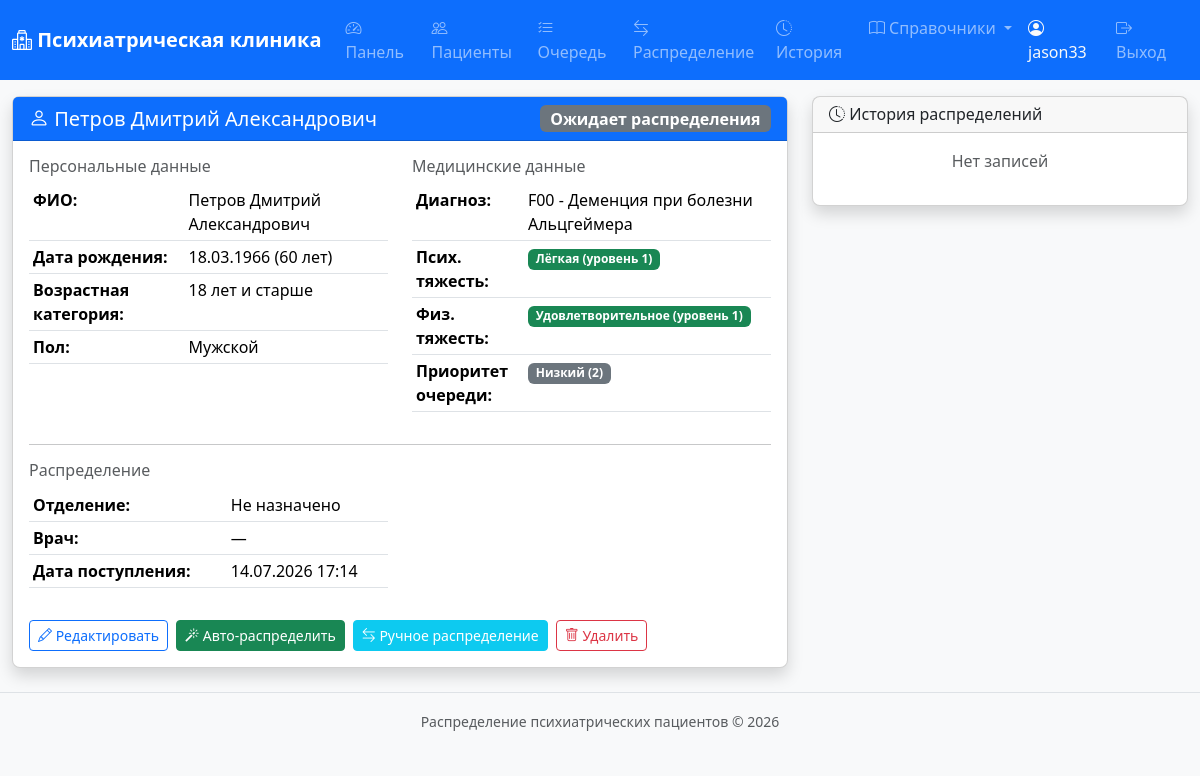
Page /patients/2/ (signed in) on the committed database.
### apps/accounts/models.py (models this page shows, shortened)
class User(AbstractUser):
    ROLE_CHOICES = [
        ('doctor', 'Врач приёмного отделения'),
        ('senior_nurse', 'Старшая медсестра'),
        ('admin', 'Администратор'),
    ]
    role = models.CharField(max_length=20, choices=ROLE_CHOICES, default='doctor', verbose_name='Роль')
    phone = models.CharField(max_length=20, blank=True, verbose_name='Телефон')
    class Meta:
        verbose_name = 'Пользователь'
        verbose_name_plural = 'Пользователи'

### apps/patients/models.py (models this page shows, shortened)
class Patient(models.Model):
    STATUS_CHOICES = [
        ('waiting', 'Ожидает распределения'),
        ('assigned', 'Распределён'),
        ('hospitalized', 'Госпитализирован'),
        ('rejected', 'Отказ'),
    ]
    last_name = models.CharField(max_length=100, verbose_name='Фамилия')
    first_name = models.CharField(max_length=100, verbose_name='Имя')
    patronymic = models.CharField(max_length=100, blank=True, verbose_name='Отчество')
    date_of_birth = models.DateField(verbose_name='Дата рождения')
    gender = models.ForeignKey(Gender, on_delete=models.PROTECT, verbose_name='Пол')
    diagnosis = models.ForeignKey(Diagnosis, on_delete=models.PROTECT, verbose_name='Диагноз (МКБ-11)')
    mental_severity = models.ForeignKey(
        MentalSeverity, on_delete=models.PROTECT, verbose_name='Тяжесть психического состояния'
    )
    physical_severity = models.ForeignKey(
        PhysicalSeverity, on_delete=models.PROTECT, verbose_name='Тяжесть физического состояния'
    )
    admission_date = models.DateTimeField(default=timezone.now, verbose_name='Дата и время поступления')
    status = models.CharField(
        max_length=20, choices=STATUS_CHOICES, default='waiting', verbose_name='Статус'
    )
    department = models.ForeignKey(
        Department, on_delete=models.SET_NULL, null=True, blank=True,
        verbose_name='Назначенное отделение'
    )
    assigned_by = models.ForeignKey(
        settings.AUTH_USER_MODEL, on_delete=models.SET_NULL, null=True, blank=True,
        verbose_name='Распределено (врач)'
    )
    assignment_note = models.TextField(blank=True, verbose_name='Примечание к распределению')
    created_at = models.DateTimeField(auto_now_add=True, verbose_name='Создано')
    updated_at = models.DateTimeField(auto_now=True, verbose_name='Обновлено')
    class Meta:
        verbose_name = 'Пациент'
        verbose_name_plural = 'Пациенты'
        ordering = ['-admission_date']
    @property
    def age(self):
        today = date.today()
        return today.year - self.date_of_birth.year - (
            (today.month, today.day) < (self.date_of_birth.month, self.date_of_birth.day)
        )
    @property
    def age_category_display(self):
        return 'До 18 лет' if self.age < 18 else '18 лет и старше'
    @property
    def full_name(self):
        return f'{self.last_name} {self.first_name} {self.patronymic}'.strip()
    @property
    def severity_priority(self):
        return self.mental_severity.level + self.physical_severity.level
    @property
    def severity_priority_display(self):
        score = self.severity_priority
        if score >= 7:
            return 'Критический'
        if score >= 5:
            return 'Высокий'
        if score >= 3:
            return 'Средний'
        return 'Низкий'

### apps/references/models.py (models this page shows, shortened)
class Gender(models.Model):
    name = models.CharField(max_length=20, unique=True, verbose_name='Название')
    class Meta:
        verbose_name = 'Пол'
        verbose_name_plural = 'Пол'
        ordering = ['name']
    def __str__(self):
        return self.name

class Diagnosis(models.Model):
    code = models.CharField(max_length=10, verbose_name='Код МКБ-11')
    name = models.CharField(max_length=500, verbose_name='Название')
    block = models.CharField(max_length=200, blank=True, verbose_name='Блок МКБ')
    chapter = models.CharField(max_length=200, blank=True, verbose_name='Класс МКБ')
    parent = models.ForeignKey(
        'self', on_delete=models.SET_NULL, null=True, blank=True,
        related_name='children', verbose_name='Родительский диагноз'
    )
    class Meta:
        verbose_name = 'Диагноз МКБ-11'
        verbose_name_plural = 'Диагнозы МКБ-11'
        ordering = ['code']
    def __str__(self):
        return f'{self.code} - {self.name}'

class MentalSeverity(models.Model):
    name = models.CharField(max_length=50, unique=True, verbose_name='Название')
    level = models.PositiveIntegerField(unique=True, verbose_name='Уровень (1-4)')
    class Meta:
        verbose_name = 'Тяжесть психического состояния'
        verbose_name_plural = 'Тяжести психических состояний'
        ordering = ['level']
    def __str__(self):
        return f'{self.name} (уровень {self.level})'

class PhysicalSeverity(models.Model):
    name = models.CharField(max_length=50, unique=True, verbose_name='Название')
    level = models.PositiveIntegerField(unique=True, verbose_name='Уровень (1-4)')
    class Meta:
        verbose_name = 'Тяжесть физического состояния'
        verbose_name_plural = 'Тяжести физических состояний'
        ordering = ['level']
    def __str__(self):
        return f'{self.name} (уровень {self.level})'

### apps/patients/views.py (the view)
# urls.py: path('<int:pk>/', views.patient_detail_view, name='detail'),
@login_required
def patient_detail_view(request, pk):
    patient = get_object_or_404(
        Patient.objects.select_related(
            'gender', 'diagnosis', 'mental_severity', 'physical_severity', 'department', 'assigned_by'
        ), pk=pk
    )
    logs = patient.assignment_logs.select_related('from_department', 'to_department', 'assigned_by')[:20]
    return render(request, 'patients/patient_detail.html', {'patient': patient, 'logs': logs})

### apps/patients/templates/patients/patient_detail.html (shortened to what this page needs)
{% extends "base.html" %}
{% block content %}
<div class="row mt-3">
    <div class="col-md-8">
        <div class="card shadow">
            <div class="card-header bg-primary text-white d-flex justify-content-between align-items-center">
                <h5 class="mb-0"><i class="bi bi-person"></i> {{ patient.full_name }}</h5>
                <span class="badge bg-{% if patient.status == 'waiting' %}secondary{% elif patient.status == 'assigned' %}info{% elif patient.status == 'hospitalized' %}success{% else %}dark{% endif %} fs-6">
                    {{ patient.get_status_display }}
                </span>
            </div>
            <div class="card-body">
                <div class="row">
                    <div class="col-md-6">
                        <h6 class="text-muted">Персональные данные</h6>
                        <table class="table table-sm">
                            <tr><td><strong>ФИО:</strong></td><td>{{ patient.full_name }}</td></tr>
                            <tr><td><strong>Дата рождения:</strong></td><td>{{ patient.date_of_birth|date:"d.m.Y" }} ({{ patient.age }} лет)</td></tr>
                            <tr><td><strong>Возрастная категория:</strong></td><td>{{ patient.age_category_display }}</td></tr>
                            <tr><td><strong>Пол:</strong></td><td>{{ patient.gender }}</td></tr>
                        </table>
                    </div>
                    <div class="col-md-6">
                        <h6 class="text-muted">Медицинские данные</h6>
                        <table class="table table-sm">
                            <tr><td><strong>Диагноз:</strong></td><td>{{ patient.diagnosis }}</td></tr>
                            <tr><td><strong>Псих. тяжесть:</strong></td>
                                <td><span class="badge bg-{% if patient.mental_severity.level <= 2 %}success{% elif patient.mental_severity.level == 3 %}warning{% else %}danger{% endif %}">
                                    {{ patient.mental_severity }}
                                </span></td></tr>
                            <tr><td><strong>Физ. тяжесть:</strong></td>
                                <td><span class="badge bg-{% if patient.physical_severity.level <= 2 %}success{% elif patient.physical_severity.level == 3 %}warning{% else %}danger{% endif %}">
                                    {{ patient.physical_severity }}
                                </span></td></tr>
                            <tr><td><strong>Приоритет очереди:</strong></td>
                                <td>
                                    {% if patient.severity_priority >= 7 %}
                                    <span class="badge bg-danger">{{ patient.severity_priority_display }} ({{ patient.severity_priority }})</span>
                                    {% elif patient.severity_priority >= 5 %}
                                    <span class="badge bg-warning text-dark">{{ patient.severity_priority_display }} ({{ patient.severity_priority }})</span>
                                    {% elif patient.severity_priority >= 3 %}
                                    <span class="badge bg-info">{{ patient.severity_priority_display }} ({{ patient.severity_priority }})</span>
                                    {% else %}
                                    <span class="badge bg-secondary">{{ patient.severity_priority_display }} ({{ patient.severity_priority }})</span>
                                    {% endif %}
                                </td></tr>
                        </table>
                    </div>
                </div>
                <hr>
                <div class="row">
                    <div class="col-md-6">
                        <h6 class="text-muted">Распределение</h6>
                        <table class="table table-sm">
                            <tr><td><strong>Отделение:</strong></td>
                                <td>{{ patient.department.name|default:"Не назначено" }}</td></tr>
                            <tr><td><strong>Врач:</strong></td>
                                <td>{{ patient.assigned_by.get_full_name|default:"—" }}</td></tr>
                            <tr><td><strong>Дата поступления:</strong></td>
                                <td>{{ patient.admission_date|date:"d.m.Y H:i" }}</td></tr>
                        </table>
                    </div>
                    <div class="col-md-6">
                    </div>
                </div>
                <div class="d-flex gap-2 mt-3">
                    <a href="{% url 'patients:edit' pk=patient.pk %}" class="btn btn-outline-primary btn-sm">
                        <i class="bi bi-pencil"></i> Редактировать
                    </a>
                    {% if patient.status == 'waiting' %}
                    <button class="btn btn-success btn-sm" id="autoDistributeBtn">
                        <i class="bi bi-magic"></i> Авто-распределить
                    </button>
                    <a href="{% url 'distribution:manual_assign' %}?patient_id={{ patient.pk }}" class="btn btn-info btn-sm text-white">
                        <i class="bi bi-arrow-left-right"></i> Ручное распределение
                    </a>
                    {% endif %}
                    <a href="{% url 'patients:delete' pk=patient.pk %}" class="btn btn-outline-danger btn-sm">
                        <i class="bi bi-trash"></i> Удалить
                    </a>
                </div>
            </div>
        </div>
    </div>
    <div class="col-md-4">
        <div class="card shadow">
            <div class="card-header">
                <h6 class="mb-0"><i class="bi bi-clock-history"></i> История распределений</h6>
            </div>
            <div class="card-body" style="max-height: 400px; overflow-y: auto;">
                {% for log in logs %}
                <div class="border-bottom pb-2 mb-2">
                    <small class="text-muted">{{ log.created_at|date:"d.m.Y H:i" }}</small><br>
                    {% if log.from_department %}
                    <small>{{ log.from_department.name }}</small>
                    <i class="bi bi-arrow-right"></i>
                    {% endif %}
                    <small><strong>{{ log.to_department.name|default:"—" }}</strong></small>
                    {% if log.assigned_by %}
                    <br><small class="text-muted">Врач: {{ log.assigned_by.get_full_name }}</small>
                    {% endif %}
                    {% if log.is_automatic %}
                    <span class="badge bg-success">Авто</span>
                    {% else %}
                    <span class="badge bg-primary">Ручное</span>
                    {% endif %}
                </div>
                {% empty %}
                <p class="text-muted text-center">Нет записей</p>
                {% endfor %}
            </div>
        </div>
    </div>
</div>
{% endblock %}

### templates/base.html (shortened to what this page needs)
{% load static %}
<!DOCTYPE html>
<html lang="ru">
<head>
    <link href="https://cdn.jsdelivr.net/npm/bootstrap@5.3.3/dist/css/bootstrap.min.css" rel="stylesheet">
    <link href="https://cdn.jsdelivr.net/npm/bootstrap-icons@1.11.3/font/bootstrap-icons.min.css" rel="stylesheet">
    <link href="{% static 'css/style.css' %}" rel="stylesheet">
</head>
<body>
    <nav class="navbar navbar-expand-lg navbar-dark bg-primary">
        <div class="container-fluid">
            <a class="navbar-brand" href="{% url 'home' %}">
                <i class="bi bi-hospital"></i> Психиатрическая клиника
            </a>
            <div class="collapse navbar-collapse" id="navbarNav">
                <ul class="navbar-nav me-auto">
                    {% if user.is_authenticated %}
                    <li class="nav-item">
                        <a class="nav-link" href="{% url 'reports:dashboard' %}">
                            <i class="bi bi-speedometer2"></i> Панель
                        </a>
                    </li>
                    <li class="nav-item">
                        <a class="nav-link" href="{% url 'patients:list' %}">
                            <i class="bi bi-people"></i> Пациенты
                        </a>
                    </li>
                    <li class="nav-item">
                        <a class="nav-link" href="{% url 'distribution:queue' %}">
                            <i class="bi bi-list-check"></i> Очередь
                        </a>
                    </li>
                    <li class="nav-item">
                        <a class="nav-link" href="{% url 'distribution:manual_assign' %}">
                            <i class="bi bi-arrow-left-right"></i> Распределение
                        </a>
                    </li>
                    <li class="nav-item">
                        <a class="nav-link" href="{% url 'distribution:history' %}">
                            <i class="bi bi-clock-history"></i> История
                        </a>
                    </li>
                    <li class="nav-item dropdown">
                        <a class="nav-link dropdown-toggle" href="#" data-bs-toggle="dropdown">
                            <i class="bi bi-book"></i> Справочники
                        </a>
                    </li>
                    {% endif %}
                </ul>
                <ul class="navbar-nav">
                    {% if user.is_authenticated %}
                    <li class="nav-item">
                        <span class="nav-link text-light">
                            <i class="bi bi-person-circle"></i> {{ user.get_full_name|default:user.username }}
                        </span>
                    </li>
                    <li class="nav-item">
                        <a class="nav-link" href="{% url 'accounts:login' %}?logout=1">
                            <i class="bi bi-box-arrow-right"></i> Выход
                        </a>
                    </li>
                    {% else %}
                    <li class="nav-item">
                        <a class="nav-link" href="{% url 'accounts:login' %}">
                            <i class="bi bi-box-arrow-in-right"></i> Вход
                        </a>
                    </li>
                    {% endif %}
                </ul>
            </div>
        </div>
    </nav>
    <div class="container-fluid mt-3">
        {% block content %}{% endblock %}
    </div>
    <footer class="bg-light text-center text-muted py-3 mt-4 border-top">
        <small>Распределение психиатрических пациентов &copy; {% now "Y" %}</small>
    </footer>
</body>
</html>

### static/css/style.css (style rules this page uses)
body { font-family: 'Segoe UI', Tahoma, Geneva, Verdana, sans-serif; background-color: #f8f9fa; }
.navbar-brand { font-weight: 600; }
.card { transition: transform 0.2s, box-shadow 0.2s; border-radius: 0.5rem; }

### rows in the picture
User: get_full_name "jason33"
Patient: full_name "Петров Дмитрий Александрович", status "Ожидает распределения", date_of_birth "18.03.1966", age "60", age_category_display "18 лет и старше", gender "Мужской", diagnosis "F00 - Деменция при болезни Альцгеймера", mental_severity "Лёгкая (уровень 1)", physical_severity "Удовлетворительное (уровень 1)", severity_priority_display "Низкий", severity_priority "2", department.name "Не назначено", assigned_by.get_full_name "—", admission_date "14.07.2026 17:14"
